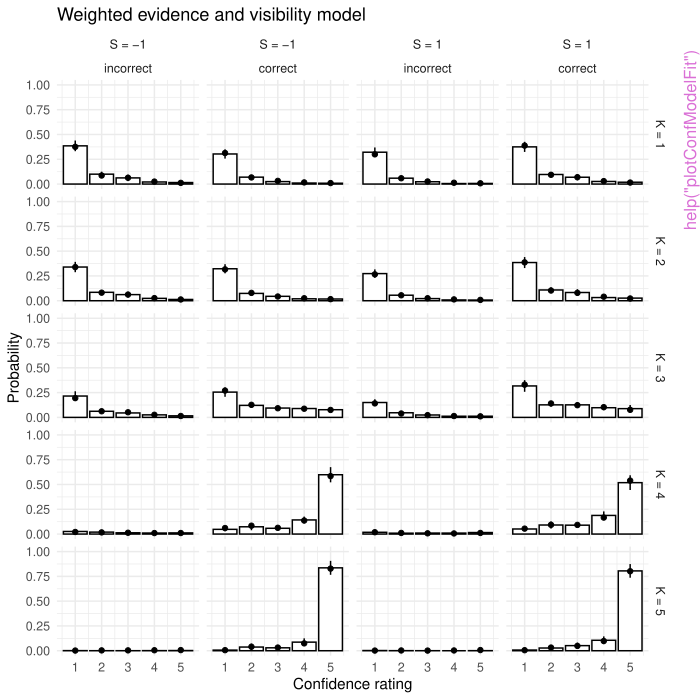

Recreate this plot in R.
pkgname <- "statConfR"
source(file.path(R.home("share"), "R", "examples-header.R"))
options(warn = 1)
options(pager = "console")
base::assign(".ExTimings", "statConfR-Ex.timings", pos = 'CheckExEnv')
base::cat("name\tuser\tsystem\telapsed\n", file=base::get(".ExTimings", pos = 'CheckExEnv'))
base::assign(".format_ptime",
function(x) {
  if(!is.na(x[4L])) x[1L] <- x[1L] + x[4L]
  if(!is.na(x[5L])) x[2L] <- x[2L] + x[5L]
  options(OutDec = '.')
  format(x[1L:3L], digits = 7L)
},
pos = 'CheckExEnv')

### * </HEADER>
library('statConfR')

base::assign(".oldSearch", base::search(), pos = 'CheckExEnv')
base::assign(".old_wd", base::getwd(), pos = 'CheckExEnv')
cleanEx()
nameEx("MaskOri")
### * MaskOri

flush(stderr()); flush(stdout())

base::assign(".ptime", proc.time(), pos = "CheckExEnv")
### Name: MaskOri
### Title: Data of 16 participants in a masked orientation discrimination
###   experiment (Hellmann et al., 2023, Exp. 1)
### Aliases: MaskOri
### Keywords: datasets

### ** Examples

data(MaskOri)
summary(MaskOri)



base::assign(".dptime", (proc.time() - get(".ptime", pos = "CheckExEnv")), pos = "CheckExEnv")
base::cat("MaskOri", base::get(".format_ptime", pos = 'CheckExEnv')(get(".dptime", pos = "CheckExEnv")), "\n", file=base::get(".ExTimings", pos = 'CheckExEnv'), append=TRUE, sep="\t")
cleanEx()
nameEx("estimateMetaI")
### * estimateMetaI

flush(stderr()); flush(stdout())

base::assign(".ptime", proc.time(), pos = "CheckExEnv")
### Name: estimateMetaI
### Title: Estimate Measures of Metacognition from Information Theory
### Aliases: estimateMetaI

### ** Examples

# 1. Select two subjects from the masked orientation discrimination experiment
data <- subset(MaskOri, participant %in% c(1:2))
head(data)

# 2. Calculate meta-I measures with bias reduction (this may take 10 s per subject)
## No test: 
metaIMeasures <- estimateMetaI(data)
## End(No test)

# 3. Calculate meta-I measures for all participants without bias reduction (much faster)
metaIMeasures <- estimateMetaI(MaskOri, bias_reduction = FALSE)
metaIMeasures



base::assign(".dptime", (proc.time() - get(".ptime", pos = "CheckExEnv")), pos = "CheckExEnv")
base::cat("estimateMetaI", base::get(".format_ptime", pos = 'CheckExEnv')(get(".dptime", pos = "CheckExEnv")), "\n", file=base::get(".ExTimings", pos = 'CheckExEnv'), append=TRUE, sep="\t")
cleanEx()
nameEx("fitConf")
### * fitConf

flush(stderr()); flush(stdout())

base::assign(".ptime", proc.time(), pos = "CheckExEnv")
### Name: fitConf
### Title: Fit a static confidence model to data
### Aliases: fitConf

### ** Examples

# 1. Select one subject from the masked orientation discrimination experiment
data <- subset(MaskOri, participant == 1)
head(data)

# 2. Use fitting function
## No test: 
  # Fitting takes some time (about 10 minutes on an 2.8GHz processor) to run:
  FitFirstSbjWEV <- fitConf(data, model="WEV")
## End(No test)



base::assign(".dptime", (proc.time() - get(".ptime", pos = "CheckExEnv")), pos = "CheckExEnv")
base::cat("fitConf", base::get(".format_ptime", pos = 'CheckExEnv')(get(".dptime", pos = "CheckExEnv")), "\n", file=base::get(".ExTimings", pos = 'CheckExEnv'), append=TRUE, sep="\t")
cleanEx()
nameEx("fitConfModels")
### * fitConfModels

flush(stderr()); flush(stdout())

base::assign(".ptime", proc.time(), pos = "CheckExEnv")
### Name: fitConfModels
### Title: Fit several static confidence models to multiple participants
### Aliases: fitConfModels

### ** Examples

# 1. Select two subjects from the masked orientation discrimination experiment
data <- subset(MaskOri, participant %in% c(1:2))
head(data)

# 2. Fit some models to each subject of the masked orientation discrimination experiment
## No test: 
  # Fitting several models to several subjects takes quite some time
  # (about 10 minutes per model fit per participant on a 2.8GHz processor
  # with the default values of nInits and nRestart).
  # If you want to fit more than just two subjects,
  # we strongly recommend setting .parallel=TRUE
  Fits <- fitConfModels(data, models = c("SDT", "ITGc"), .parallel = FALSE)
## End(No test)



base::assign(".dptime", (proc.time() - get(".ptime", pos = "CheckExEnv")), pos = "CheckExEnv")
base::cat("fitConfModels", base::get(".format_ptime", pos = 'CheckExEnv')(get(".dptime", pos = "CheckExEnv")), "\n", file=base::get(".ExTimings", pos = 'CheckExEnv'), append=TRUE, sep="\t")
cleanEx()
nameEx("fitMetaDprime")
### * fitMetaDprime

flush(stderr()); flush(stdout())

base::assign(".ptime", proc.time(), pos = "CheckExEnv")
### Name: fitMetaDprime
### Title: title Compute measures of metacognitive sensitivity (meta-d')
###   and metacognitive efficiency(meta-d'/d') for data from one or several
###   subjects
### Aliases: fitMetaDprime

### ** Examples

# 1. Select two subject from the masked orientation discrimination experiment
data <- subset(MaskOri, participant %in% c(1:2))
head(data)

# 2. Fit meta-d/d for each subject in data
MetaDs <- fitMetaDprime(data, model="F", .parallel = FALSE)



base::assign(".dptime", (proc.time() - get(".ptime", pos = "CheckExEnv")), pos = "CheckExEnv")
base::cat("fitMetaDprime", base::get(".format_ptime", pos = 'CheckExEnv')(get(".dptime", pos = "CheckExEnv")), "\n", file=base::get(".ExTimings", pos = 'CheckExEnv'), append=TRUE, sep="\t")
cleanEx()
nameEx("groupBMS")
### * groupBMS

flush(stderr()); flush(stdout())

base::assign(".ptime", proc.time(), pos = "CheckExEnv")
### Name: groupBMS
### Title: Group-level Bayesian Model Comparison
### Aliases: groupBMS

### ** Examples

# Define a data frame with information criteria from model fits
# this is a sub-data.frame from an output of fitConfModels with
# 5 subjects, two models and rounded information criteria)
fitted_par <- data.frame(
  participant = rep(1:5, each=2),
  model = rep(c("WEV", "ITGcm"), 5),
  BIC = c(5360, 5550, 3773, 3963, 3441, 3503, 2613, 2706, 3566, 3695),
  AIC = c(5274, 5469, 3686, 3883, 3355, 3422, 2527, 2625, 3479, 3614),
  AICc = c(5275, 5469, 3687, 3883, 3356, 3422, 2527, 2625, 3480, 3614))
# Conduct group-level Bayesian model selection based on BIC
ModelComp <- groupBMS(fitted_par, measure="BIC")
ModelComp




base::assign(".dptime", (proc.time() - get(".ptime", pos = "CheckExEnv")), pos = "CheckExEnv")
base::cat("groupBMS", base::get(".format_ptime", pos = 'CheckExEnv')(get(".dptime", pos = "CheckExEnv")), "\n", file=base::get(".ExTimings", pos = 'CheckExEnv'), append=TRUE, sep="\t")
cleanEx()
nameEx("plotConfModelFit")
### * plotConfModelFit

flush(stderr()); flush(stdout())

base::assign(".ptime", proc.time(), pos = "CheckExEnv")
### Name: plotConfModelFit
### Title: Plot the prediction of fitted parameters of one model of
###   confidence over the corresponding data
### Aliases: plotConfModelFit

### ** Examples

# 1. Fit some models to each subject of the masked orientation discrimination experiment
  # Normally, the fits should be created using the function fitConfModels
  # Fits <- fitConfModels(data, models = "WEV", .parallel = TRUE)
  # Here, we create the dataframe manually because fitting models takes about
  # 10 minutes per model fit per participant on a 2.8GHz processor.
  pars <- data.frame(participant = 1:16,
  d_1 = c(0.20, 0.05, 0.41, 0.03, 0.00, 0.01, 0.11, 0.03, 0.19, 0.08, 0.00,
  0.24, 0.00, 0.00, 0.25, 0.01),
  d_2 = c(0.61, 0.19, 0.86, 0.18, 0.17, 0.39, 0.69, 0.14, 0.45, 0.30, 0.00,
  0.27, 0.00, 0.05, 0.57, 0.23),
  d_3 = c(1.08, 1.04, 2.71, 2.27, 1.50, 1.21, 1.83, 0.80, 1.06, 0.68, 0.29,
  0.83, 0.77, 2.19, 1.93, 0.54),
  d_4 = c(3.47, 4.14, 6.92, 4.79, 3.72, 3.24, 4.55, 2.51, 3.78, 2.40, 1.95,
  2.55, 4.59, 4.27, 4.08, 1.80),
  d_5 = c(4.08, 5.29, 7.99, 5.31, 4.53, 4.66, 6.21, 4.67, 5.85, 3.39, 3.39,
  4.42, 6.48, 5.35, 5.28, 2.87),
  c = c(-0.30, -0.15, -1.37, 0.17, -0.12, -0.19, -0.12, 0.41, -0.27, 0.00,
  -0.19, -0.21, -0.91, -0.26, -0.20, 0.10),
  theta_minus.4 = c(-2.07, -2.04, -2.76, -2.32, -2.21, -2.33, -2.27, -2.29,
  -2.69, -3.80, -2.83, -1.74, -2.58, -3.09, -2.20, -1.57),
  theta_minus.3 = c(-1.25, -1.95, -1.92, -2.07, -1.62, -1.68, -2.04, -2.02,
  -1.84, -3.37, -1.89, -1.44, -2.31, -2.08, -1.53, -1.46),
  theta_minus.2 = c(-0.42, -1.40, -0.37, -1.96, -1.45, -1.27, -1.98, -1.66,
  -1.11, -2.69, -1.60, -1.25, -2.21, -1.68, -1.08, -1.17),
  theta_minus.1 = c(0.13, -0.90,  0.93, -1.71, -1.25, -0.59, -1.40, -1.00,
  -0.34, -1.65, -1.21, -0.76, -1.99, -0.92, -0.28, -0.99),
  theta_plus.1 = c(-0.62, 0.82, -2.77, 2.01, 1.39, 0.60, 1.51, 0.90, 0.18,
  1.62, 0.99,0.88, 1.67, 0.92, 0.18,  0.88),
  theta_plus.2 = c(0.15, 1.45, -1.13,2.17, 1.61, 1.24, 1.99, 1.55, 0.96, 2.44,
  1.53, 1.66, 2.00, 1.51, 1.08, 1.05),
  theta_plus.3 = c(1.40, 2.24, 0.77, 2.32, 1.80, 1.58, 2.19, 2.19, 1.54, 3.17,
  1.86, 1.85, 2.16, 2.09, 1.47, 1.70),
  theta_plus.4 = c(2.19, 2.40, 1.75, 2.58, 2.53, 2.24, 2.59, 2.55, 2.58, 3.85,
  2.87, 2.15, 2.51, 3.31, 2.27, 1.79),
  sigma = c(1.01, 0.64, 1.33, 0.39, 0.30, 0.75, 0.75, 1.07, 0.65, 0.29, 0.31,
  0.78, 0.39, 0.42, 0.69, 0.52),
  w = c(0.54, 0.50, 0.38, 0.38, 0.36, 0.44, 0.48, 0.48, 0.52, 0.46, 0.53, 0.48,
   0.29, 0.45, 0.51, 0.63))

# 2. Plot the predicted probabilities based on model and fitted parameters
  # against the observed relative frequencies.

  PlotFitWEV <- plotConfModelFit(MaskOri, pars, model="WEV")
  PlotFitWEV




base::assign(".dptime", (proc.time() - get(".ptime", pos = "CheckExEnv")), pos = "CheckExEnv")
base::cat("plotConfModelFit", base::get(".format_ptime", pos = 'CheckExEnv')(get(".dptime", pos = "CheckExEnv")), "\n", file=base::get(".ExTimings", pos = 'CheckExEnv'), append=TRUE, sep="\t")
cleanEx()
nameEx("simConf")
### * simConf

flush(stderr()); flush(stdout())

base::assign(".ptime", proc.time(), pos = "CheckExEnv")
### Name: simConf
### Title: Simulate data according to a static model of confidence
### Aliases: simConf

### ** Examples

# 1. define some parameters
paramDf <- data.frame(d_1 = 0, d_2 = 2, d_3 = 4,c = .0,
theta_minus.2 = -2, theta_minus.1 = -1, theta_plus.1 = 1, theta_plus.2 = 2,
sigma = 1/2, w = 0.5, N = 500)
# 2. Simulate dataset
SimulatedData <- simConf(model = "WEV", paramDf)



base::assign(".dptime", (proc.time() - get(".ptime", pos = "CheckExEnv")), pos = "CheckExEnv")
base::cat("simConf", base::get(".format_ptime", pos = 'CheckExEnv')(get(".dptime", pos = "CheckExEnv")), "\n", file=base::get(".ExTimings", pos = 'CheckExEnv'), append=TRUE, sep="\t")
### * <FOOTER>
###
cleanEx()
options(digits = 7L)
base::cat("Time elapsed: ", proc.time() - base::get("ptime", pos = 'CheckExEnv'),"\n")
grDevices::dev.off()
###
### Local variables: ***
### mode: outline-minor ***
### outline-regexp: "\\(> \\)?### [*]+" ***
### End: ***
quit('no')
